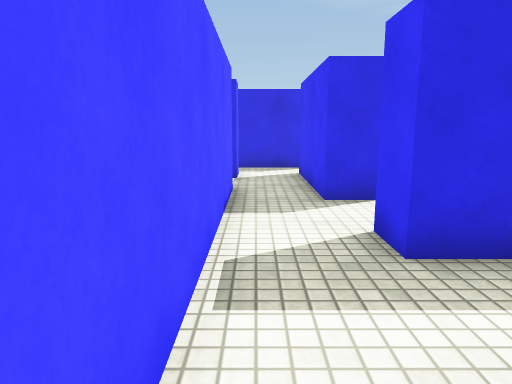
View 1 (above)

24 first-person views from a walk through a scene from a Unity 3-D project. The camera is 1.3 m above the floor, tilts 10° down and sees 70° across. The floor is counted in squares, 1 m on a side. Each view is taken from the middle of a square. On the plan, view 1 faces up. The plan holds only what a view shows up to about 15 squares ahead; the rest is blank. The place goes on beyond the plan. The player character is not drawn. Surface patterns are stand-ins for the level's own textures.

View 2
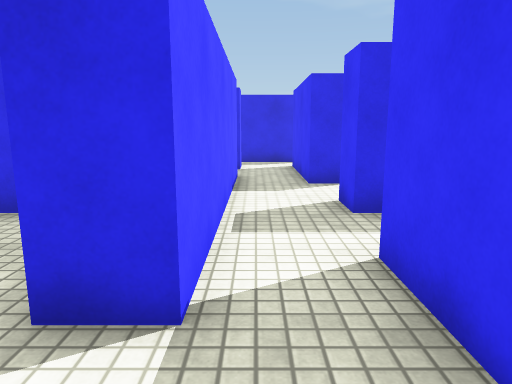

View 3
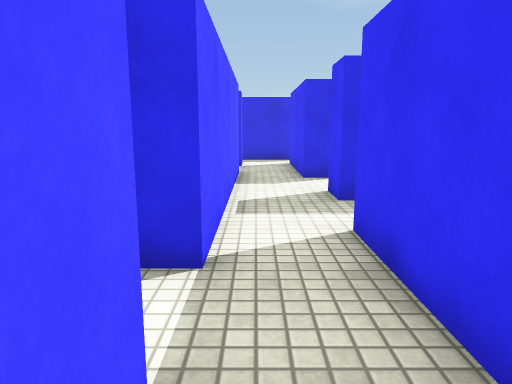

View 4
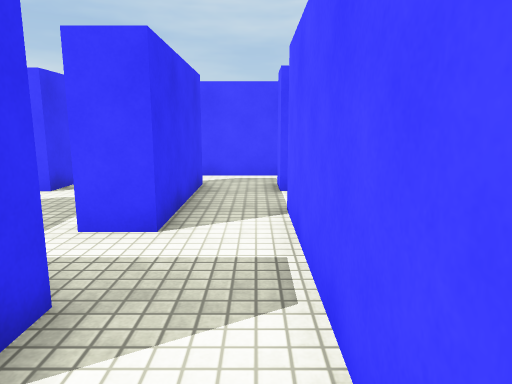

View 5
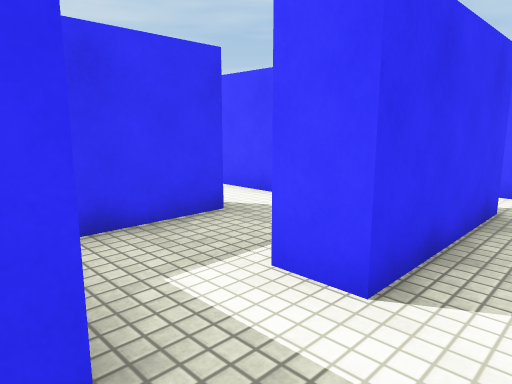

View 6
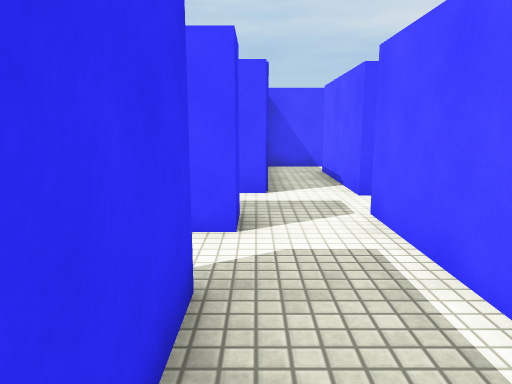

View 7
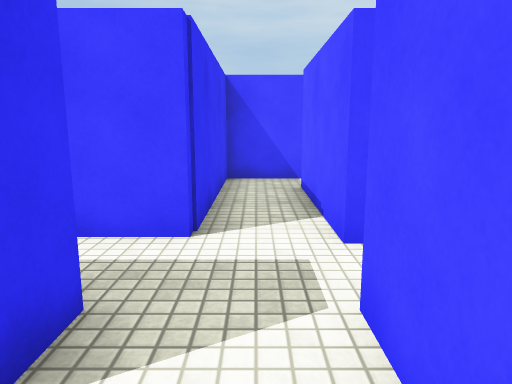

View 8
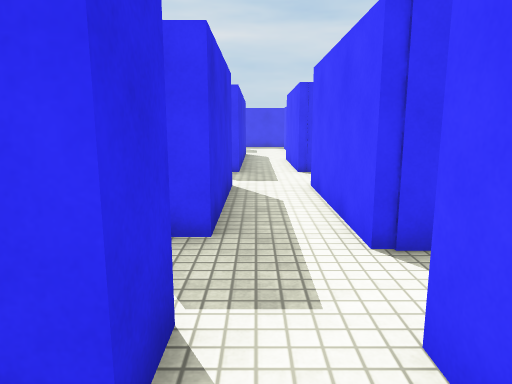

View 9
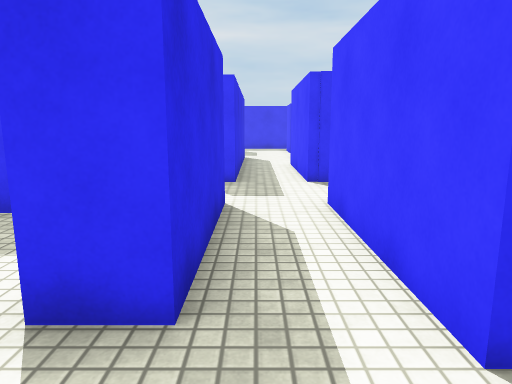

View 10
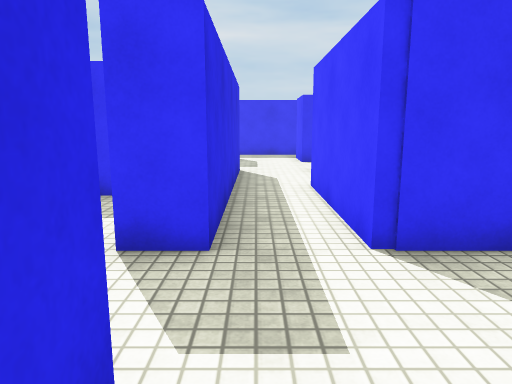

View 11
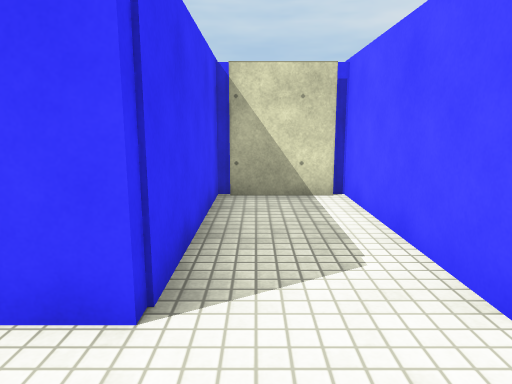

View 12
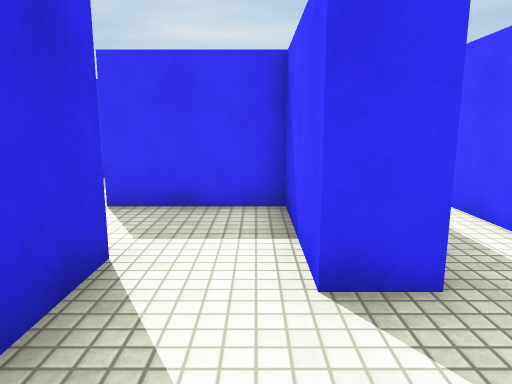

View 13
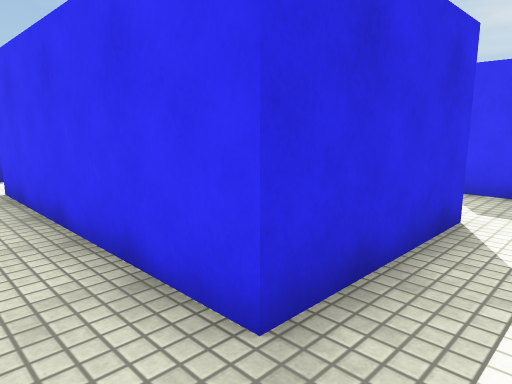

View 14
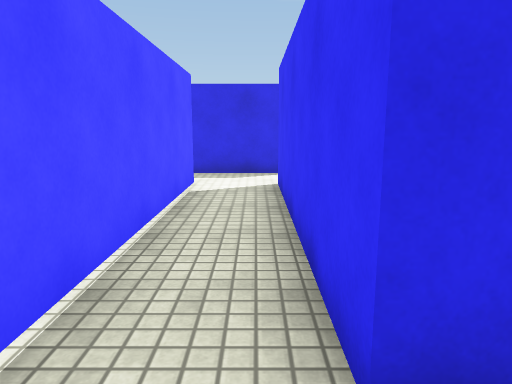

View 15
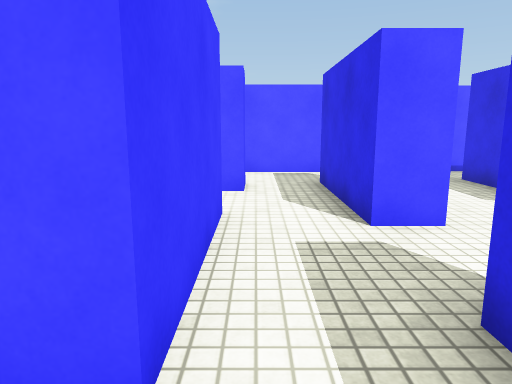

View 16
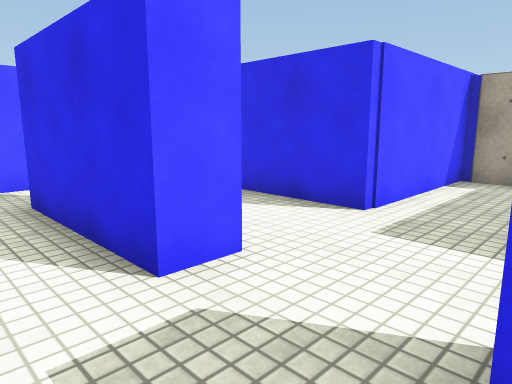

View 17
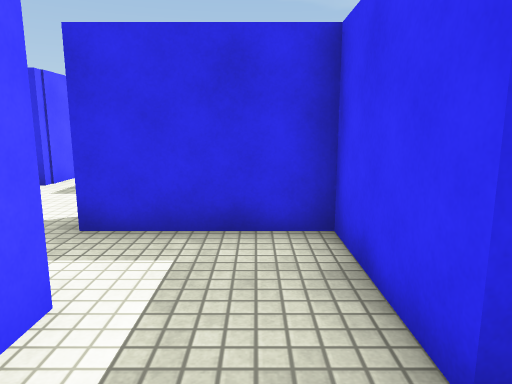

View 18
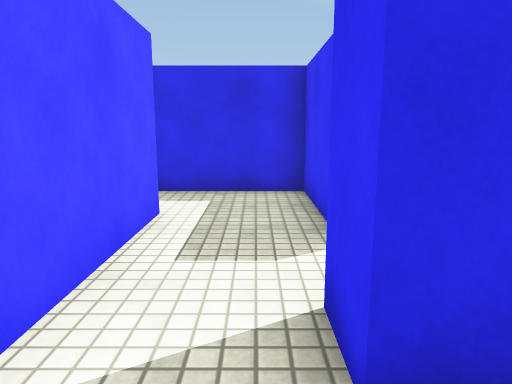

View 19
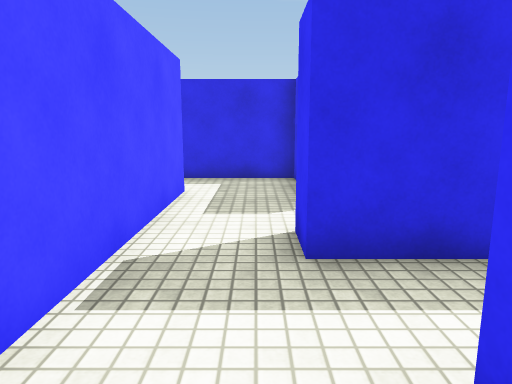

View 20
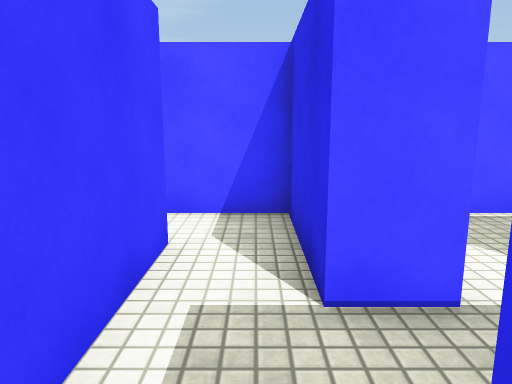

View 21
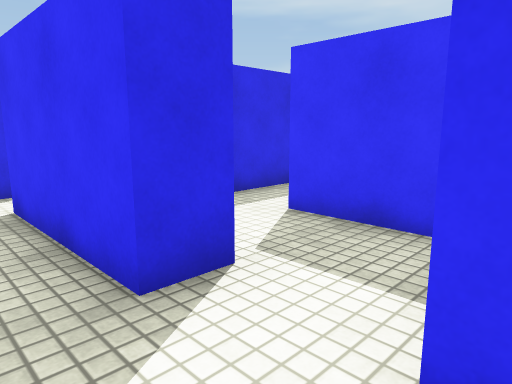

View 22
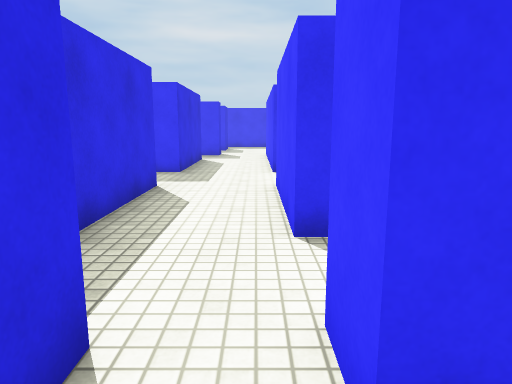

View 23
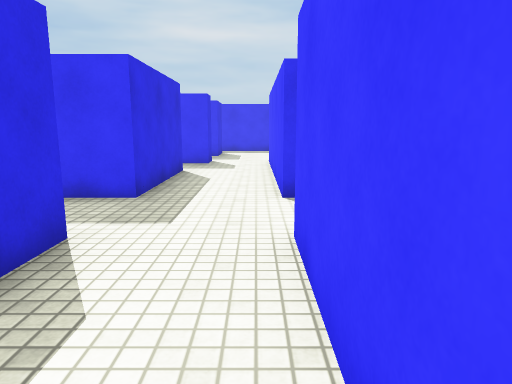

View 24
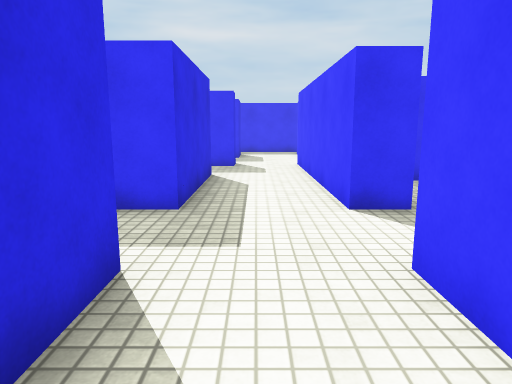

### Floor plan
Points are (right, up) in squares from view 1. A wall is a line through its corners. A room is listed if a view was taken in it or the views show most of it. See-through windows are left out.
Room 1 (view 1)
walls: (-0.5, 1.4) (-0.5, 0.2); (1.2, -1.5) (1.2, 1.5)
ways out: opening at (0, -2) to room 2; opening at (0, 1) to room 4; opening at (-1, -0.5) to room 18
Room 2 (views 2, 3, 8, 9, 20)
walls: (2.2, -2.5) (1.2, -2.5) (1.2, -1.5); (-0.5, -4) (2, -4); (-0.5, -1.4) (-0.5, -2.5)
ways out: opening at (0, -2) to room 1; opening at (1.5, -3) to room 7; opening at (-1.5, -3)
Room 3 (view 4)
walls: (2.4, 6.5) (1.2, 6.5); (-0.5, 6.6) (-0.5, 4.6)
ways out: opening at (0.5, 4) to room 4; opening at (2, 5.5) to room 19; opening at (0, 7) to room 21
Room 4 (views 5, 21)
walls: (1.2, 1.5) (2.2, 1.5); (2.5, 3.5) (1.5, 3.5) (1.5, 4.5); (-0.5, 4.6) (-0.5, 1.4)
ways out: opening at (0, 1) to room 1; opening at (0.5, 4) to room 3; opening at (2, 2.5) to room 5
Room 5 (view 6)
walls: (4.5, 1.5) (4.5, 2.5)
ways out: opening at (2, 2.5) to room 4; opening at (3.5, 1) to room 6
Room 6 (view 7)
walls: (4.5, 0.1) (4.5, 1.5); (4.2, -1.5) (5.4, -1.5); (2.2, 0.8) (2.2, -1.6)
ways out: opening at (3.5, 1) to room 5; opening at (3.5, -2) to room 7; opening at (5, -0.5) to room 9
Room 7 (view 10)
walls: (2, -4) (2, -8); (2.2, -1.6) (2.2, -2.5); (8.2, -2.5) (4.2, -2.5) (4.2, -1.5); (2.5, -9.4) (3.7, -9.4) (3.7, -4.3) (8.2, -4.3)
ways out: opening at (1.5, -3) to room 2; opening at (3.5, -2) to room 6; opening at (8, -3) to room 8; opening at (1.5, -9)
Room 8 (view 11)
walls: (8.2, -4.3) (8.2, -9) (10.8, -9) (10.8, -4.3) (15.2, -4.3); (15.4, -2.5) (10.8, -2.5) (10.8, -1.5)
ways out: opening at (8, -3) to room 7; opening at (9.5, -2) to room 20; opening at (15, -3)
Room 9 (views 12, 13, 14)
walls: (8.5, 0.5) (7.5, 0.5) (7.5, 7.5) (8.5, 7.5); (5.5, 7.8) (5.5, 1); (8.2, 9.5) (5.4, 9.5); (5.4, -1.5) (6.6, -1.5)
ways out: opening at (5, -0.5) to room 6; opening at (8, 8.5) to room 11; opening at (5, 8.5) to room 17; opening at (8, -0.5) to room 20
Room 10 (view 15)
walls: (14, 7.6) (14, 9.5) (10.8, 9.5)
ways out: opening at (11, 8.5) to room 11; opening at (12.5, 7) to room 12
Room 11 (view 16)
walls: (10.8, 9.5) (10.8, 10.5); (8.5, 7.5) (11.5, 7.5); (8.2, 10.5) (8.2, 9.5)
ways out: opening at (8, 8.5) to room 9; opening at (11, 8.5) to room 10; opening at (9.5, 10) to room 16
Room 12 (view 17)
walls: (14, 6.4) (14, 7.6); (11.5, 7.5) (11.5, 4.5)
ways out: opening at (12.5, 7) to room 10; opening at (12.5, 4) to room 13; opening at (14.5, 5.5)
Room 13 (view 18)
walls: (11.5, 4.5) (11.5, 2); (15.4, 3.5) (13.5, 3.5) (13.5, 4.5)
ways out: opening at (12.5, 4) to room 12; opening at (12.5, 1) to room 14; opening at (14.5, 2.5)
Room 14 (view 19)
walls: (10.8, -1.5) (14, -1.5) (14, 1.5)
ways out: opening at (12.5, 1) to room 13; opening at (11, -0.5) to room 20
Room 15 (view 22)
walls: (1.2, 10.5) (2.2, 10.5); (2, 12) (-0.6, 12)
ways out: opening at (1.5, 11) to room 16; opening at (0, 10) to room 21
Room 16 (views 23, 24)
walls: (10.8, 10.5) (18.2, 10.5); (9.4, 17.8) (8.2, 17.8) (8.2, 13.2) (3.8, 13.2); (15.2, 13.2) (10.8, 13.2) (10.8, 14.6); (4.2, 10.5) (8.2, 10.5); (2, 14.4) (2, 13.9); (18.5, 12.7) (17.5, 12.7) (17.5, 13.8)
ways out: opening at (9.5, 10) to room 11; opening at (1.5, 11) to room 15; opening at (3.5, 10) to room 17; opening at (18, 11.5)
Room 17 (no view inside)
walls: (4.2, 10.1) (4.2, 10.5); (4.5, 7.8) (5.5, 7.8); (5.4, 9.5) (4.2, 9.5); (2.2, 10.1) (2.2, 7.6)
ways out: opening at (5, 8.5) to room 9; opening at (3.5, 10) to room 16; opening at (3.5, 7) to room 19
Room 18 (no view inside)
walls: (-0.5, 0.2) (-1.5, 0.2); (-3.5, 0.9) (-3.5, 0.2)
ways out: opening at (-1, -0.5) to room 1; opening at (-2.5, 1)
Room 19 (no view inside)
walls: (4.5, 5.4) (4.5, 7.8)
ways out: opening at (2, 5.5) to room 3; opening at (3.5, 7) to room 17
Room 20 (no view inside)
walls: (11.6, 0.5) (8.5, 0.5)
ways out: opening at (9.5, -2) to room 8; opening at (8, -0.5) to room 9; opening at (11, -0.5) to room 14
Room 21 (no view inside)
walls: (-0.5, 7.8) (-0.5, 6.6); (-0.5, 10.5) (-0.5, 9.5); (1.2, 6.5) (1.2, 10.5)
ways out: opening at (0, 7) to room 3; opening at (0, 10) to room 15; opening at (-1, 8.5)

Positions as (right, up) in squares from view 1, and headings:
1: (0, 0), facing up
2: (0, -2), facing up
3: (0, -3), facing up
4: (0, 6), facing down
5: (0, 4), facing down-right
6: (4, 3), facing down
7: (3, 0), facing down
8: (0, -3), facing right
9: (2, -3), facing right
10: (7, -3), facing right
11: (10, -2), facing down
12: (8, -1), facing right
13: (6, -1), facing up-right
14: (7, -1), facing up
15: (13, 8), facing left
16: (11, 8), facing up-left
17: (13, 5), facing up
18: (13, 2), facing up
19: (13, 0), facing up
20: (2, -3), facing left
21: (0, 4), facing up-right
22: (0, 11), facing right
23: (4, 11), facing right
24: (5, 12), facing right
